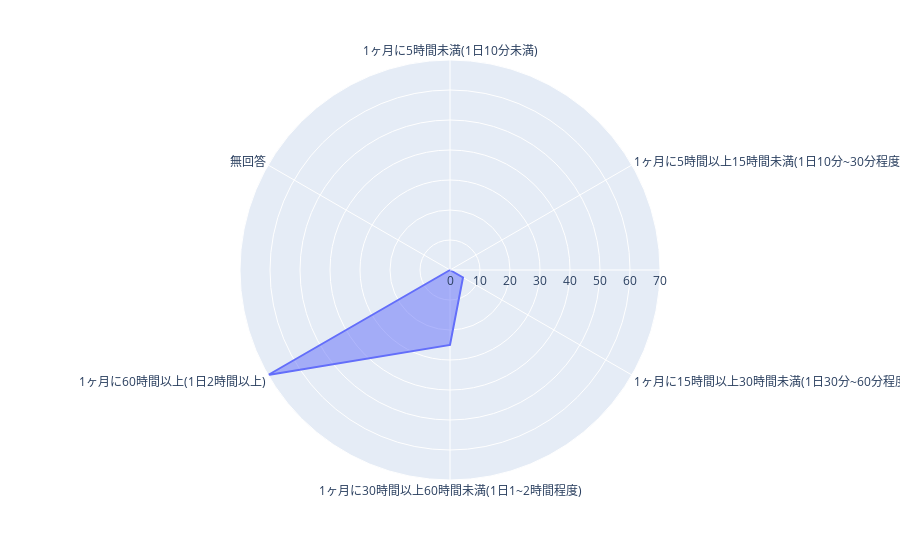

The cell this chart's notebook holds for it:
### Code cell
fig=px.line_polar(df_utf.iloc[:,:2],r='19歳以下',theta='Attribute',line_close=True)  #グラフの定義
fig.update_traces(fill='toself')  #レイアウトの定義
fig.show()  #グラフ描画

### Figure 1 — Plotly figure (JSON) as saved in the notebook; plotly's stock layout.template omitted (floating-point values rounded to 4 significant figures)
{"data": [{"fill": "toself", "hovertemplate": "19歳以下=%{r}<br>Attribute=%{theta}<extra></extra>", "legendgroup": "", "line": {"color": "#636efa", "dash": "solid"}, "marker": {"symbol": "circle"}, "mode": "lines", "name": "", "r": [0, 0, 5, 25, 70, 0, 0], "showlegend": false, "subplot": "polar", "theta": ["1ヶ月に5時間未満(1日10分未満)", "1ヶ月に5時間以上15時間未満(1日10分~30分程度)", "1ヶ月に15時間以上30時間未満(1日30分~60分程度)", "1ヶ月に30時間以上60時間未満(1日1~2時間程度)", "1ヶ月に60時間以上(1日2時間以上)", "無回答", "1ヶ月に5時間未満(1日10分未満)"], "type": "scatterpolar"}], "layout": {"legend": {"tracegroupgap": 0}, "margin": {"t": 60}, "polar": {"angularaxis": {"direction": "clockwise", "rotation": 90}, "domain": {"x": [0, 1], "y": [0, 1]}}}}
